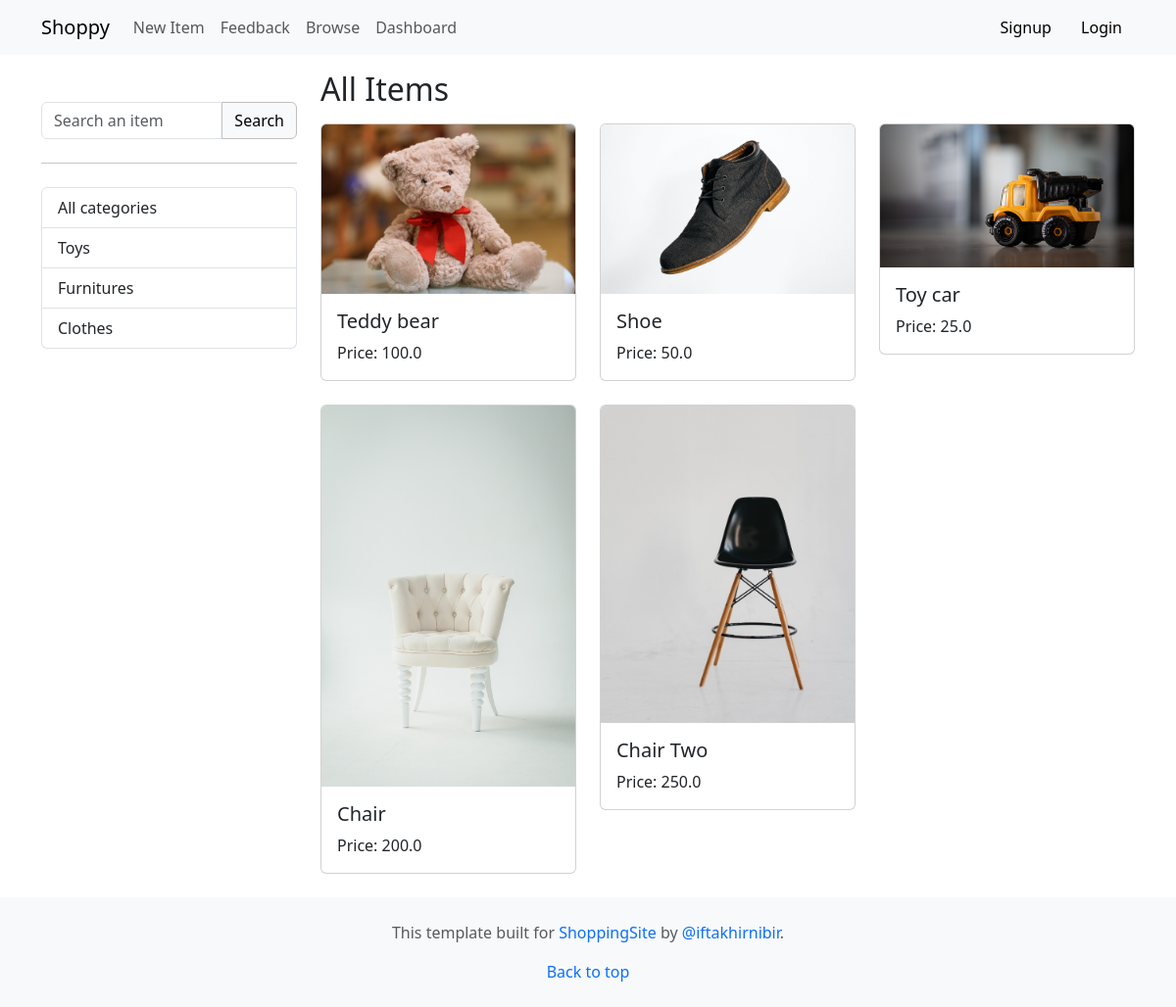
Before: /items/ with the older database file.
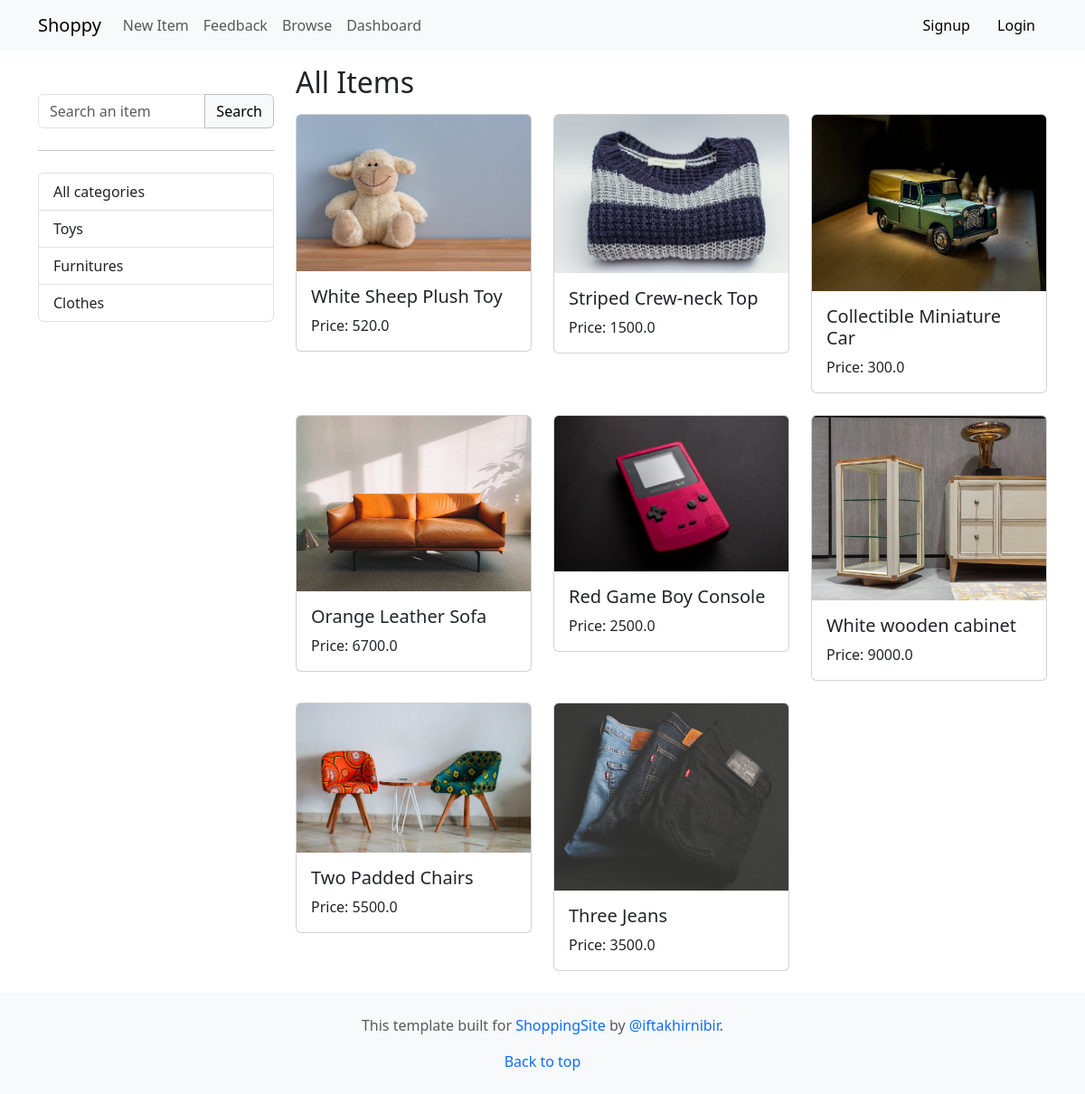
After: the same page with the newer database file.
### item/models.py (models this page shows, shortened)
class Category(models.Model):
    name = models.CharField(max_length=255)
    class Meta:
        verbose_name_plural = 'Categories'

class Item(models.Model):
    category = models.ForeignKey(Category, related_name='items', on_delete=models.CASCADE) #It's a foreign key field, which means it will establish a link between Item and Category models. An item will be associated with a category."related_name='items'":It means that we can access all items associated with a category using category.items.all(). 'on_delete=models.CASCADE': which means that when a Category is deleted, all associated Item records will also be deleted.
    name = models.CharField(max_length=255)
    description = models.TextField(blank=True, null=True)
    price = models.FloatField()
    image = models.ImageField(upload_to='item_images', blank=True, null=True) #Django will created the uploaded folder for us if it doesn't exist. In case the user doesn't want to provide an image so black = True and null = True
    is_sold = models.BooleanField(default=False)
    created_by = models.ForeignKey(User, related_name='items', on_delete=models.CASCADE)
    created_at = models.DateTimeField(auto_now_add=True)

### item/views.py (the view)
# urls.py: path('', items, name="items"),
def items(request):
    query = request.GET.get('query', '')#'' means else empty
    items = Item.objects.filter(is_sold=False)
    category_id = request.GET.get('category', 0)
    categories = Category.objects.all()
    if category_id:
        items = items.filter(category_id=category_id)
    if query:
       items = items.filter(Q(name__icontains=query) | Q(description__icontains=query))
    return render(request, 'items.html', {
        'items': items,
        'query': query,
        'categories': categories,
        'category_id': int(category_id)
    })

### item/templates/items.html (shortened to what this page needs)
{% extends 'base.html' %}
{% block content %}
    <div class="row">
        <div class="col-md-3 my-5 fixed-sidebar">
            <form method="get" action="{% url 'item:items' %}">
                <div class="input-group mb-3">
                    <input type="text" class="form-control" name="query" placeholder="Search an item" aria-label="Search an item" aria-describedby="search-button">
                    <button style="border: 1px solid #C0C0C0;"  class="btn btn-light" type="submit" id="search-button"><sub></sub> Search</button>
                </div>
            </form>
            <hr class="my-4">
            <div class="list-group">
                <a href="{% url 'item:items' %}" class="list-group-item list-group-item-action" aria-current="true">
                   All categories
                </a>
                {% for category in categories %}
                <a href="{% url 'item:items' %}?query={{ query }}&category={{ category.id }}" class="list-group-item list-group-item-action">{{ category.name }}</a>
                {% endfor %}
              </div>
        </div>
        <div class="col-md-9 content">
            <h2 class="my-3"><sub></sub> All Items</h2>
            <div class="row">
                {% for item in items %}
                <div class="col-md-4">
                    <a href="{% url 'item:detail' item.id %}" class="text-decoration-none">
                        <div class="card mb-4">
                            <img src="{{item.image.url}}" class="card-img-top" alt="{{ item.name }}">
                            <div class="card-body">
                                <h5 class="card-title">{{ item.name }}</h5>
                                <p class="card-text">Price: {{ item.price }}</p>
                            </div>
                        </div>
                    </a>
                </div>
                {% endfor %}
            </div>
        </div>
    </div>
{% endblock %}

### core/templates/base.html (shortened to what this page needs)
<!doctype html>
 <html lang="en">
   <head>
     <link href="https://cdn.jsdelivr.net/npm/bootstrap@5.3.1/dist/css/bootstrap.min.css" rel="stylesheet">
   </head>
   <body>
    <nav class="navbar navbar-expand-lg navbar-light bg-light">
      <div class="container">
          <a class="navbar-brand" href="{% url 'core:index' %}">Shoppy</a>
          <div class="collapse navbar-collapse" id="navbarNav">
              <ul class="navbar-nav ml-auto">
                  <li class="nav-item">
                      <a class="nav-link" href="{% url 'item:new' %}">New Item</a>
                  </li>
                  <li class="nav-item">
                      <a class="nav-link" href="{% url 'core:review' %}">Feedback</a>
                  </li>
                  <li class="nav-item">
                      <a class="nav-link" href="{% url 'item:items' %}">Browse</a>
                  </li>
                  <li class="nav-item">
                      <a class="nav-link" href="{% url 'dashboard:index' %}">Dashboard</a>
                  </li>
              </ul>
          </div>
          <div class="nav-item">
              {% if request.user.is_authenticated %}
                  <a class="nav-link" href="{% url 'core:logout' %}"><sub><ion-icon name="backspace-outline" style="font-size: 20px;"></ion-icon></sub> Logout</a>
                  <a class="nav-link" href="{% url 'conversation:inbox' %}"><sub><ion-icon name="chatbubbles-outline"  style="font-size: 20px;"></ion-icon></sub> Inbox</a>
              {% else %}
              <a class="btn btn-light" href="{% url 'core:signup' %}">
                <sub></sub> Signup
            </a>
                  <a class="btn btn-light" href="{% url 'core:login' %}"><sub></sub> Login</a>
              {% endif %}
          </div>
      </div>
  </nav>
   <div class="container">
    {% block content %}
    {% endblock %}
    </div>
    <footer class="bg-body-tertiary text-center text-body-secondary py-4">
      <div class="container">
          <p>This template built for <a style="text-decoration: none;" href="#">ShoppingSite</a> by <a style="text-decoration: none;" href="#">@iftakhirnibir</a>.</p>
          <p class="mb-0">
              <a style="text-decoration: none;" href="#top">Back to top</a>
          </p>
      </div>
    </footer>
   </body>
 </html>

Changed rows visible on the page:
removed Item: image (picture), name "Chair Two", price "250.0"
changed Item: image: a different picture; name "Teddy bear" → "White Sheep Plush Toy"; price "100.0" → "520.0"
changed Item: image: a different picture; name "Shoe" → "Striped Crew-neck Top"; price "50.0" → "1500.0"
changed Item: image: a different picture; name "Toy car" → "Collectible Miniature Car"; price "25.0" → "300.0"
changed Item: image: a different picture; name "Chair" → "Orange Leather Sofa"; price "200.0" → "6700.0"
added Item: image (picture), name "Red Game Boy Console", price "2500.0"
added Item: image (picture), name "White wooden cabinet", price "9000.0"
added Item: image (picture), name "Two Padded Chairs", price "5500.0"
added Item: image (picture), name "Three Jeans", price "3500.0"
